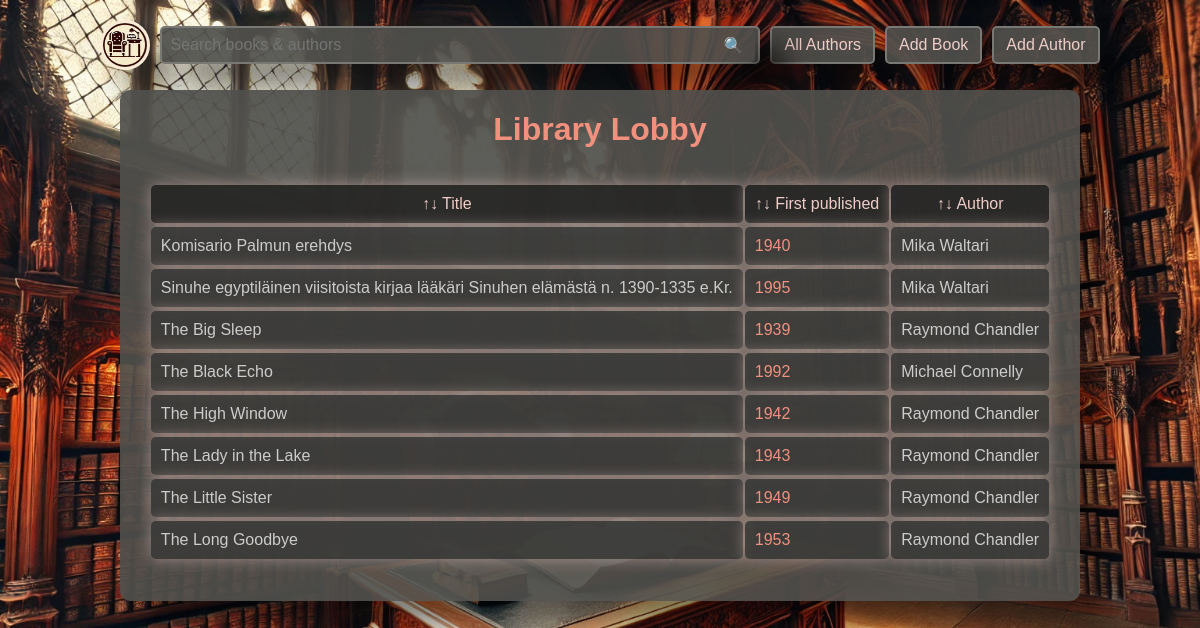
Before: / with the older database file.
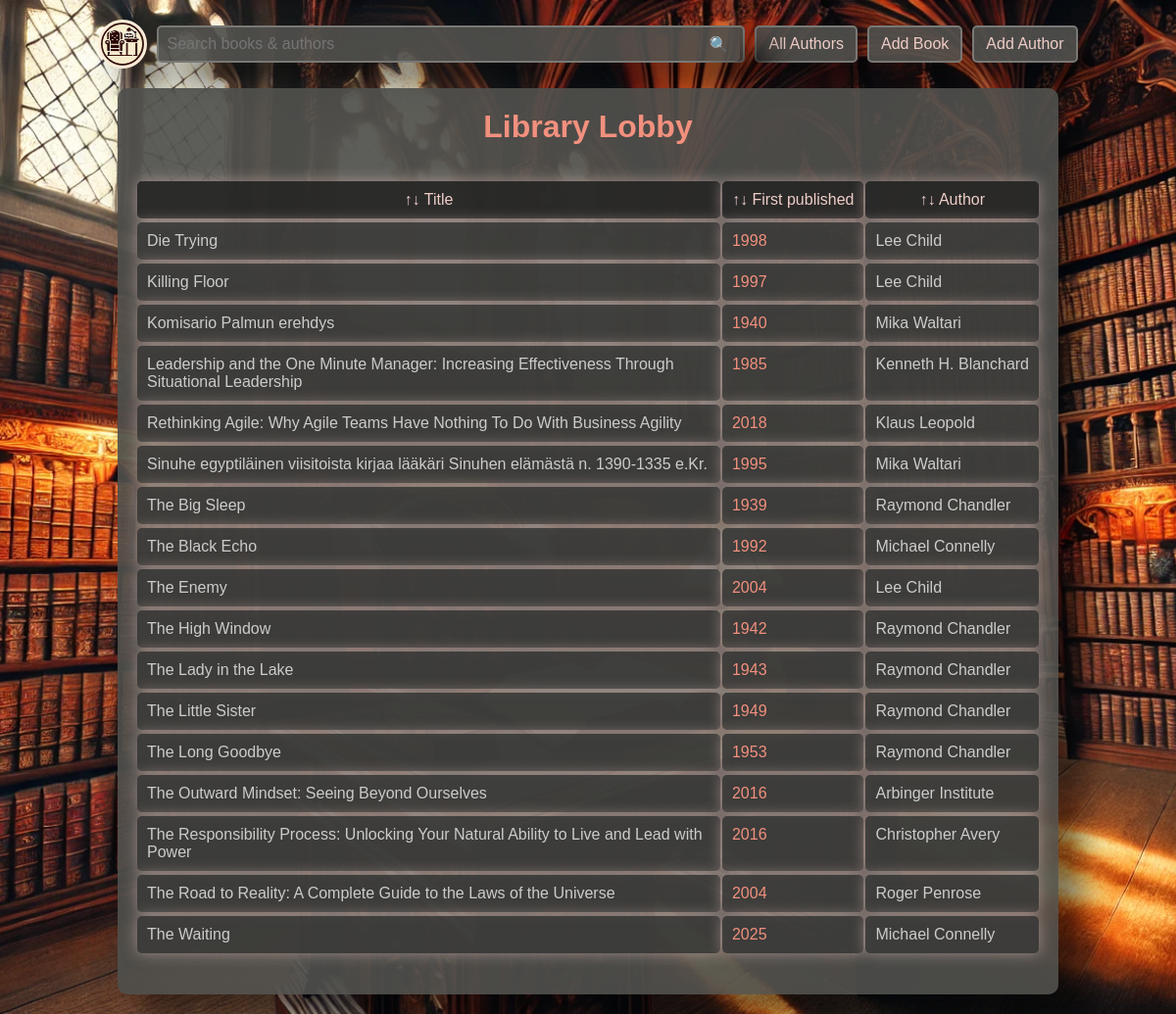
After: the same page with the newer database file.
### data_models.py (models this page shows, shortened)
class Author(db.Model):
    __tablename__ = 'authors'
    author_id = db.Column(db.Integer, primary_key=True, autoincrement=True)
    name = db.Column(db.String(80), nullable=False)
    birth_date = db.Column(db.Date)
    date_of_death = db.Column(db.Date)
    biography = db.Column(db.Text, nullable=True)

class Book(db.Model):
    __tablename__ = 'books'
    book_id = db.Column(db.Integer, primary_key=True, autoincrement=True)
    author_id = db.Column(db.Integer, db.ForeignKey('authors.author_id'), nullable=False)
    isbn = db.Column(db.String(20))
    title = db.Column(db.String(255), nullable=False)
    publication_year = db.Column(db.Integer)
    rating = db.Column(db.Integer)
    summary = db.Column(db.Text, nullable=True)

### app_routes.py (the view)
    @app.route('/', methods=['GET'])
    def home():
        return controller.home()

### controller.py (called while the page is built)
def home():
    sort_direction = request.args.get('sort_direction', "asc")
    if sort_direction not in ("asc", "desc"):
        sort_direction = "asc"
    sort_by = request.args.get('sort_by', "title")
    if sort_by not in("title", "author", "publication_year"):
        sort_by = "title"
    new_sort_by = request.args.get('new_sort_by')
    print("new sort", new_sort_by)
    if new_sort_by == sort_by:
        sort_direction = "desc" if sort_direction == "asc" else "asc"
    else:
        sort_direction = 'asc'
    sort_by = new_sort_by if new_sort_by in ("title", "author", "publication_year") else sort_by
    query = request.args.get('query', "")
    print("sort_by", sort_by, sort_direction)
    print("query", query)
    return search(query=query, sort_by=sort_by, sort_direction=sort_direction)

### templates/home.html (shortened to what this page needs)
{% extends "common.html" %}
{% block content %}
    <h1>Library Lobby</h1>
    <form action="{{ url_for('home') }}" method="get">
        <div id="book-list">
            <button type="submit"  class="book-list-title-heading" name="new_sort_by" value="title">↑↓ Title</button>
            <button type="submit"  class="book-list-title-heading" name="new_sort_by" value="publication_year">↑↓ First published</button>
            <button type="submit"  class="book-list-title-heading" name="new_sort_by" value="author">↑↓ Author</button>
            {% for author, book in results %}
                <div class="book-list-row-title">
                        <a href="{{ url_for('show_book', book_id=book.book_id) }}">
                            {{ book.title }}
                        </a>
                </div>
                <div class="book-list-row-year">
                            {{ book.publication_year }}
                </div>
                <div class="book-list-row-author">
                    <a href="{{ url_for('show_author', author_id=author.author_id) }}">{{ author.name }} </a>
                </div>
            {% endfor %}
        </div>
    </form>
{% endblock %}

Changed rows visible on the page:
added Author: title "Die Trying", publication_year "1998", name "Lee Child", title "Killing Floor", publication_year "1997", title "The Enemy", publication_year "2004"
added Author: title "Leadership and the One Minute Manager: Increasing Effectiveness Through Situational Leadership", publication_year "1985", name "Kenneth H. Blanchard"
added Author: title "Rethinking Agile: Why Agile Teams Have Nothing To Do With Business Agility", publication_year "2018", name "Klaus Leopold"
now on one of the page's lists (row unchanged): Author: title "The Waiting", publication_year "2025", name "Michael Connelly"
added Author: title "The Outward Mindset: Seeing Beyond Ourselves", publication_year "2016", name "Arbinger Institute"
added Author: title "The Responsibility Process: Unlocking Your Natural Ability to Live and Lead with Power", publication_year "2016", name "Christopher Avery"
added Author: title "The Road to Reality: A Complete Guide to the Laws of the Universe", publication_year "2004", name "Roger Penrose"
